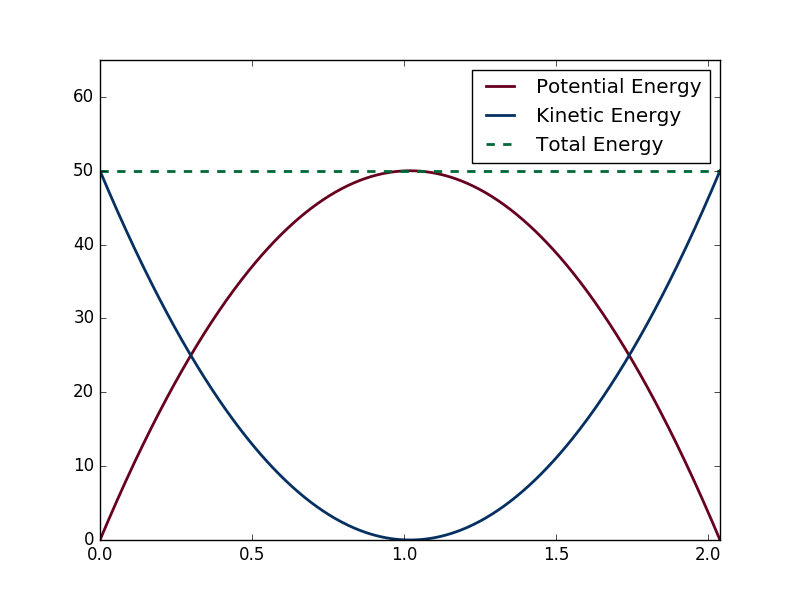

Python code for this plot:
import numpy as np
import matplotlib.pyplot as plt
import sys

m = float(sys.argv[1])
v0 = float(sys.argv[2])
g = 9.81

t = np.linspace(0, 2 * v0 / g, 501)
y = v0 * t - 0.5 * g * t ** 2
v = v0 - g * t
P = m * g * y
K = 0.5 * m * v ** 2

plt.plot(t, P, linewidth=2, color='#67001f')
plt.plot(t, K, linewidth=2, color='#053061')
plt.plot(t, P + K, '--', linewidth=2, color='#006837')
plt.xlim([t[0], t[-1]])
plt.ylim([0, 1.3 * P.max()])
plt.legend(['Potential Energy', 'Kinetic Energy', 'Total Energy'])
plt.savefig('ball_energy.png')
plt.show()